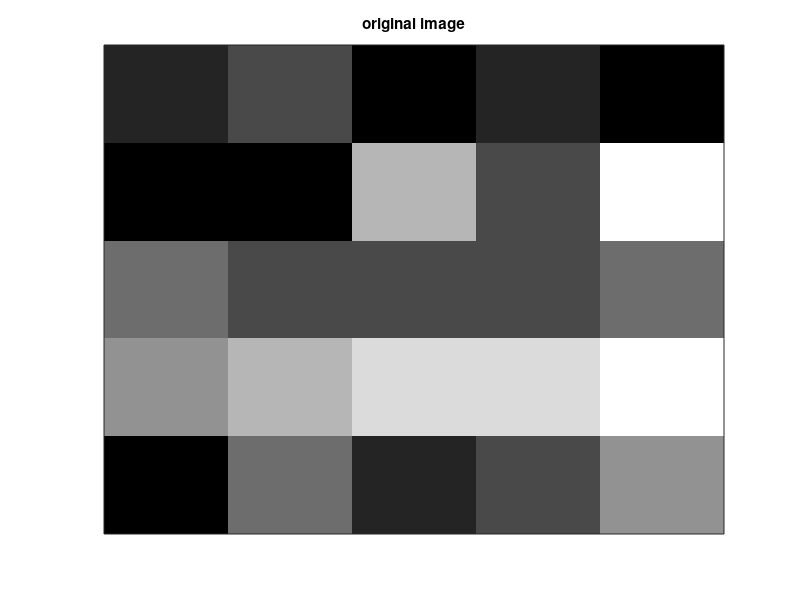
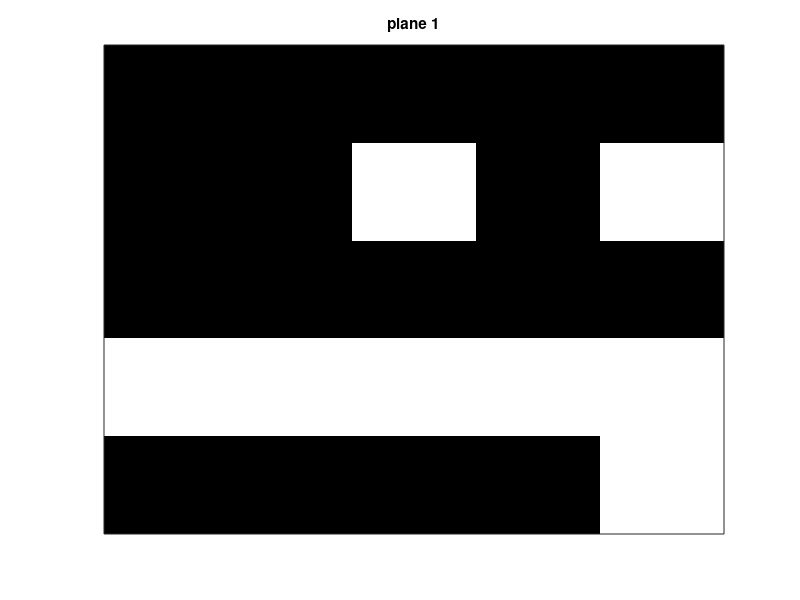
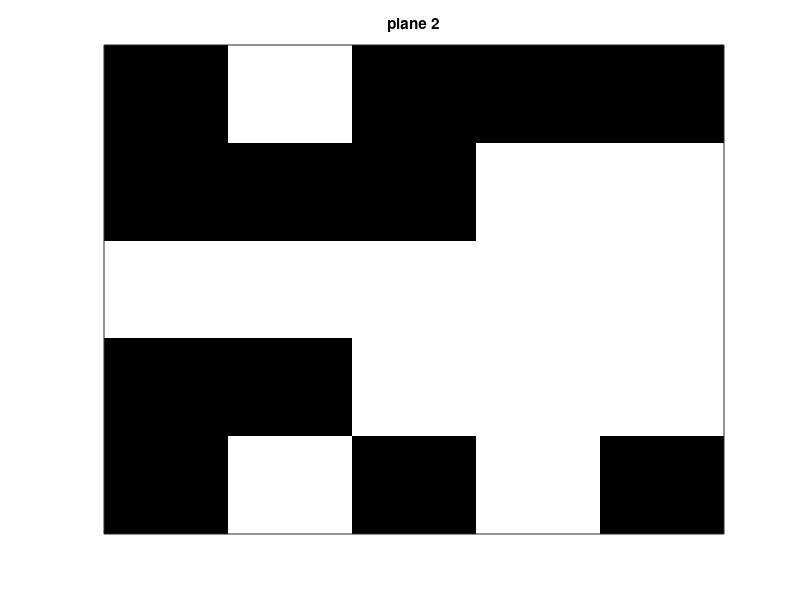
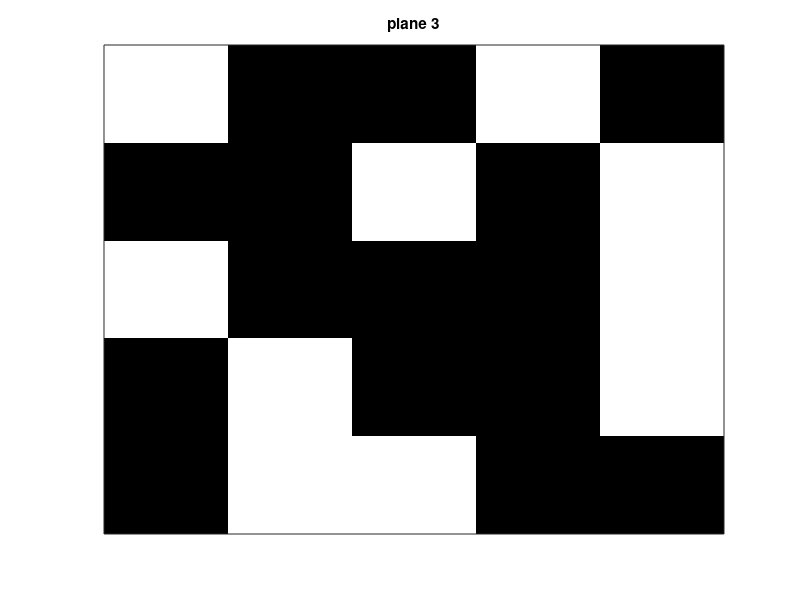

The MATLAB source for these figures, in order:
clc
close all

% original matrix
matrix = [1 2 0 1 0; 0 0 5 2 7; 3 2 2 2 3; 4 5 6 6 7; 0 3 1 2 4];

% displaying original image
imagesc(matrix)
colormap(gray)
title('original image')
set(gca,'XTick',[], 'YTick', [])


% A: displaying 3 bit-planes
planes = zeros([5,5,3]);
for i = 1:3
   % converting to binary
   planes(:,:,i) = fix((rem(matrix,(2^(3-i+1))))/(2^(3-i)));
   
   figure, imagesc(planes(:,:,i));
   title(sprintf('plane %d', i))
   colormap(gray)
   set(gca,'XTick',[], 'YTick', [])
end
planes

% B: min-max normalization
max_val = max(matrix(:));
min_val = min(matrix(:));
normalized_matrix = (matrix-min_val)/max_val

figure, imagesc(normalized_matrix)
colormap(gray)
title('normalized image')
set(gca,'XTick',[], 'YTick', [])

% C: z-score normalization
standard_deviation = std2(matrix);
mean_val = mean2(matrix);
zscore_normalized_matrix = (matrix-mean_val)/standard_deviation

figure, imagesc(zscore_normalized_matrix )
colormap(gray)
title('z-score normalized image')
set(gca,'XTick',[], 'YTick', [])

